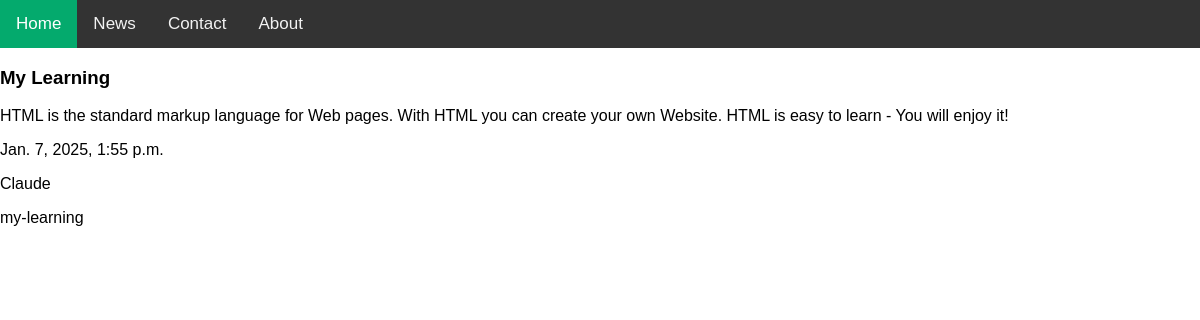
The app's page /blog/4/details with its own data.
### blog/models.py (models this page shows, shortened)
class Blog(models.Model):
    author = models.ForeignKey(User, on_delete=models.CASCADE, related_name="blogs")
    title = models.CharField(max_length=200)
    content = models.TextField()
    published_date = models.DateTimeField(auto_now_add=True)
    slug = models.SlugField(unique=True, blank=True)

class User(AbstractUser):
    profile_picture = models.ImageField(upload_to="profile_pictures/", blank=True, null=True)
    profession = models.CharField(max_length=100, blank=True, null=True)
    physical_address = models.TextField(blank=True, null=True)
    social_media_links = models.JSONField(blank=True, null=True)  # Store as a JSON object
    is_subscribed = models.BooleanField(default=False)
    groups = models.ManyToManyField(
        'auth.Group',
        related_name='custom_user_set',  # Change this to avoid conflicts
        blank=True,
        help_text='The groups this user belongs to.',
    )
    user_permissions = models.ManyToManyField(
        'auth.Permission',
        related_name='custom_user_set',  # Change this to avoid conflicts
        blank=True,
        help_text='Specific permissions for this user.',
    )
    def __str__(self):
        return self.username

### blog/views.py (the view)
# urls.py: path('<int:pk>/details', BlogDetailView.as_view(), name='blog-details')
class BlogDetailView(DetailView):
    model = Blog
    template_name = 'blog_detail.html'
    def get_object(self):
       id_ = self.kwargs.get('pk')
       return get_object_or_404(Blog, pk=id_)

### templates/blog_detail.html
{% extends 'base.html' %}
{% block content %}
<div class='row'>
        <div class="col-md-3">
            <h3>{{ object.title}}</h3>
            <p>{{ object.content }}</p>
            <p>{{ object.published_date }}</p>
            <p>{{ object.author }}</p>
            <p>{{ object.slug }}</p>
        </div>
</div>
{% endblock %}

### templates/base.html (style rules this page uses)
body { margin: 0; font-family: Arial, Helvetica, sans-serif; }

### records on screen
Blog: title "My Learning", content "HTML is the standard markup language for Web pages. With HTML you can create your own Website. HTML is easy to learn - You will enjoy it!", published_date "Jan. 7, 2025, 1:55 p.m.", author "Claude", slug "my-learning"
